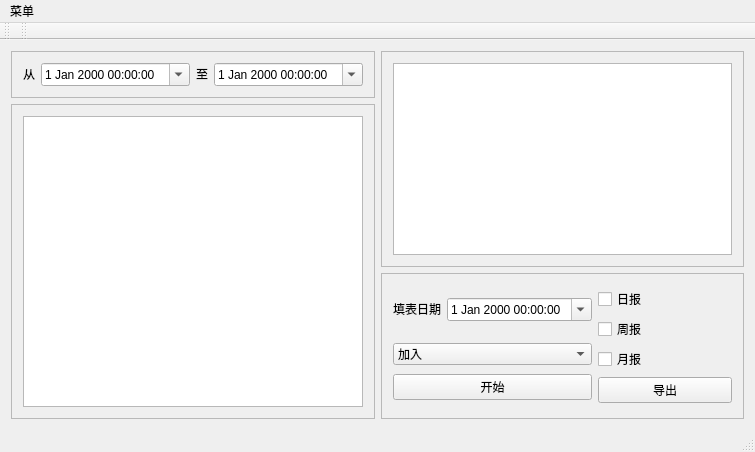
<?xml version="1.0" encoding="UTF-8"?>
<ui version="4.0">
 <class>MainWindow</class>
 <widget class="QMainWindow" name="MainWindow">
  <property name="geometry">
   <rect>
    <x>0</x>
    <y>0</y>
    <width>755</width>
    <height>452</height>
   </rect>
  </property>
  <property name="windowTitle">
   <string>MainWindow</string>
  </property>
  <widget class="QWidget" name="centralWidget">
   <layout class="QGridLayout" name="gridLayout">
    <item row="0" column="0">
     <widget class="QFrame" name="limit">
      <property name="sizePolicy">
       <sizepolicy hsizetype="Preferred" vsizetype="Fixed">
        <horstretch>0</horstretch>
        <verstretch>0</verstretch>
       </sizepolicy>
      </property>
      <property name="frameShape">
       <enum>QFrame::StyledPanel</enum>
      </property>
      <property name="frameShadow">
       <enum>QFrame::Raised</enum>
      </property>
      <layout class="QGridLayout" name="gridLayout_2">
       <item row="0" column="0">
        <widget class="QLabel" name="label">
         <property name="sizePolicy">
          <sizepolicy hsizetype="Fixed" vsizetype="Fixed">
           <horstretch>0</horstretch>
           <verstretch>0</verstretch>
          </sizepolicy>
         </property>
         <property name="text">
          <string>从</string>
         </property>
        </widget>
       </item>
       <item row="0" column="1">
        <widget class="QDateTimeEdit" name="Start_limit">
         <property name="sizePolicy">
          <sizepolicy hsizetype="Expanding" vsizetype="Expanding">
           <horstretch>0</horstretch>
           <verstretch>0</verstretch>
          </sizepolicy>
         </property>
         <property name="wrapping">
          <bool>true</bool>
         </property>
         <property name="showGroupSeparator" stdset="0">
          <bool>true</bool>
         </property>
         <property name="calendarPopup">
          <bool>true</bool>
         </property>
        </widget>
       </item>
       <item row="0" column="2">
        <widget class="QLabel" name="label_2">
         <property name="sizePolicy">
          <sizepolicy hsizetype="Fixed" vsizetype="Fixed">
           <horstretch>0</horstretch>
           <verstretch>0</verstretch>
          </sizepolicy>
         </property>
         <property name="text">
          <string>至</string>
         </property>
        </widget>
       </item>
       <item row="0" column="3">
        <widget class="QDateTimeEdit" name="End_limit">
         <property name="sizePolicy">
          <sizepolicy hsizetype="Expanding" vsizetype="Expanding">
           <horstretch>0</horstretch>
           <verstretch>0</verstretch>
          </sizepolicy>
         </property>
         <property name="calendarPopup">
          <bool>true</bool>
         </property>
        </widget>
       </item>
      </layout>
     </widget>
    </item>
    <item row="1" column="0" rowspan="2">
     <widget class="QFrame" name="MainList">
      <property name="frameShape">
       <enum>QFrame::StyledPanel</enum>
      </property>
      <property name="frameShadow">
       <enum>QFrame::Raised</enum>
      </property>
      <layout class="QGridLayout" name="gridLayout_4">
       <item row="0" column="0">
        <widget class="QTableView" name="MainTableView">
         <property name="toolTip">
          <string>&lt;html&gt;&lt;head/&gt;&lt;body&gt;&lt;p&gt;主要是显示所有的记录&lt;/p&gt;&lt;p&gt;&lt;br/&gt;&lt;/p&gt;&lt;/body&gt;&lt;/html&gt;</string>
         </property>
         <property name="whatsThis">
          <string>&lt;html&gt;&lt;head/&gt;&lt;body&gt;&lt;p&gt;&lt;br/&gt;&lt;/p&gt;&lt;/body&gt;&lt;/html&gt;</string>
         </property>
         <attribute name="verticalHeaderVisible">
          <bool>false</bool>
         </attribute>
         <attribute name="verticalHeaderShowSortIndicator" stdset="0">
          <bool>true</bool>
         </attribute>
        </widget>
       </item>
      </layout>
     </widget>
    </item>
    <item row="0" column="1" rowspan="2">
     <widget class="QFrame" name="filter">
      <property name="frameShape">
       <enum>QFrame::StyledPanel</enum>
      </property>
      <property name="frameShadow">
       <enum>QFrame::Raised</enum>
      </property>
      <layout class="QGridLayout" name="gridLayout_3">
       <item row="0" column="0">
        <widget class="QTableWidget" name="FilterTableWidget">
         <property name="toolTip">
          <string>&lt;html&gt;&lt;head/&gt;&lt;body&gt;&lt;p&gt;可以使用过滤的规则进行主要记录的过滤，方便导出&lt;/p&gt;&lt;p&gt;&lt;br/&gt;&lt;/p&gt;&lt;/body&gt;&lt;/html&gt;</string>
         </property>
         <property name="whatsThis">
          <string>&lt;html&gt;&lt;head/&gt;&lt;body&gt;&lt;p&gt;可以根据选项筛选，筛选结果显示在主表格上&lt;/p&gt;&lt;/body&gt;&lt;/html&gt;</string>
         </property>
        </widget>
       </item>
      </layout>
     </widget>
    </item>
    <item row="2" column="1">
     <widget class="QFrame" name="outexcel">
      <property name="frameShape">
       <enum>QFrame::StyledPanel</enum>
      </property>
      <property name="frameShadow">
       <enum>QFrame::Raised</enum>
      </property>
      <layout class="QGridLayout" name="gridLayout_5">
       <item row="0" column="0">
        <layout class="QHBoxLayout" name="horizontalLayout">
         <item>
          <widget class="QLabel" name="label_3">
           <property name="sizePolicy">
            <sizepolicy hsizetype="Fixed" vsizetype="Fixed">
             <horstretch>0</horstretch>
             <verstretch>0</verstretch>
            </sizepolicy>
           </property>
           <property name="text">
            <string>填表日期</string>
           </property>
          </widget>
         </item>
         <item>
          <widget class="QDateTimeEdit" name="Start_limit_2">
           <property name="sizePolicy">
            <sizepolicy hsizetype="Fixed" vsizetype="Fixed">
             <horstretch>0</horstretch>
             <verstretch>0</verstretch>
            </sizepolicy>
           </property>
           <property name="wrapping">
            <bool>true</bool>
           </property>
           <property name="showGroupSeparator" stdset="0">
            <bool>true</bool>
           </property>
           <property name="calendarPopup">
            <bool>true</bool>
           </property>
          </widget>
         </item>
        </layout>
       </item>
       <item row="0" column="1" rowspan="2">
        <layout class="QVBoxLayout" name="verticalLayout_2">
         <item>
          <widget class="QCheckBox" name="checkBox">
           <property name="cursor">
            <cursorShape>OpenHandCursor</cursorShape>
           </property>
           <property name="text">
            <string>日报</string>
           </property>
          </widget>
         </item>
         <item>
          <widget class="QCheckBox" name="checkBox_2">
           <property name="cursor">
            <cursorShape>OpenHandCursor</cursorShape>
           </property>
           <property name="text">
            <string>周报</string>
           </property>
          </widget>
         </item>
         <item>
          <widget class="QCheckBox" name="checkBox_3">
           <property name="cursor">
            <cursorShape>OpenHandCursor</cursorShape>
           </property>
           <property name="text">
            <string>月报</string>
           </property>
          </widget>
         </item>
         <item>
          <widget class="QPushButton" name="pushButton">
           <property name="cursor">
            <cursorShape>ArrowCursor</cursorShape>
           </property>
           <property name="text">
            <string>导出</string>
           </property>
          </widget>
         </item>
        </layout>
       </item>
       <item row="1" column="0">
        <layout class="QVBoxLayout" name="verticalLayout">
         <item>
          <widget class="QComboBox" name="comboBox">
           <property name="sizePolicy">
            <sizepolicy hsizetype="Preferred" vsizetype="Fixed">
             <horstretch>0</horstretch>
             <verstretch>0</verstretch>
            </sizepolicy>
           </property>
           <item>
            <property name="text">
             <string>加入</string>
            </property>
           </item>
           <item>
            <property name="text">
             <string>修改</string>
            </property>
           </item>
           <item>
            <property name="text">
             <string>删除</string>
            </property>
           </item>
          </widget>
         </item>
         <item>
          <widget class="QPushButton" name="pushButton_2">
           <property name="sizePolicy">
            <sizepolicy hsizetype="Preferred" vsizetype="Fixed">
             <horstretch>0</horstretch>
             <verstretch>0</verstretch>
            </sizepolicy>
           </property>
           <property name="text">
            <string>开始</string>
           </property>
          </widget>
         </item>
        </layout>
       </item>
      </layout>
     </widget>
    </item>
   </layout>
  </widget>
  <widget class="QToolBar" name="mainToolBar">
   <attribute name="toolBarArea">
    <enum>TopToolBarArea</enum>
   </attribute>
   <attribute name="toolBarBreak">
    <bool>false</bool>
   </attribute>
  </widget>
  <widget class="QStatusBar" name="statusBar"/>
  <widget class="QMenuBar" name="menuBar">
   <property name="geometry">
    <rect>
     <x>0</x>
     <y>0</y>
     <width>755</width>
     <height>23</height>
    </rect>
   </property>
   <widget class="QMenu" name="About">
    <property name="title">
     <string>菜单</string>
    </property>
    <addaction name="actionAbout"/>
   </widget>
   <addaction name="About"/>
  </widget>
  <widget class="QToolBar" name="toolBar">
   <property name="windowTitle">
    <string>toolBar</string>
   </property>
   <attribute name="toolBarArea">
    <enum>TopToolBarArea</enum>
   </attribute>
   <attribute name="toolBarBreak">
    <bool>false</bool>
   </attribute>
  </widget>
  <action name="actionAbout">
   <property name="text">
    <string>About</string>
   </property>
  </action>
 </widget>
 <layoutdefault spacing="6" margin="11"/>
 <resources/>
 <connections/>
</ui>
